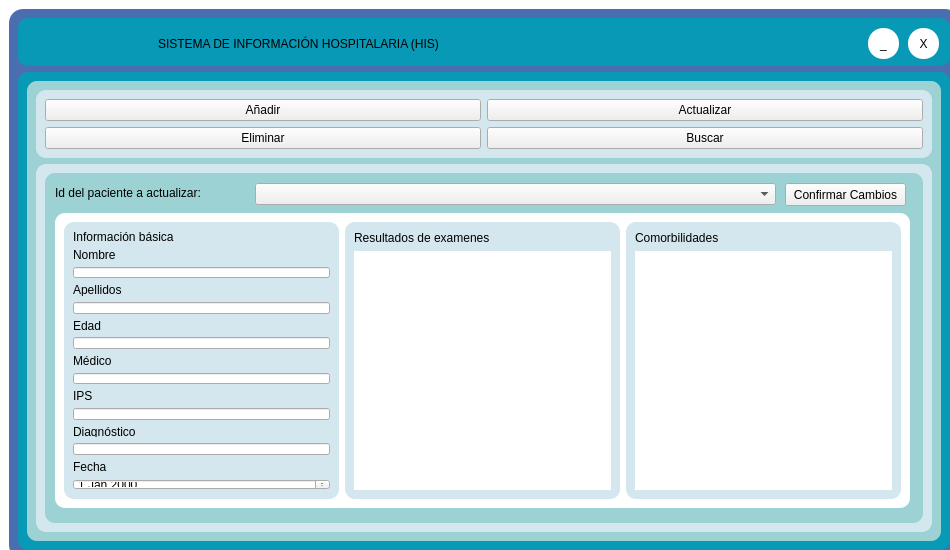
<?xml version="1.0" encoding="UTF-8"?>
<ui version="4.0">
 <class>MainWindow</class>
 <widget class="QMainWindow" name="MainWindow">
  <property name="geometry">
   <rect>
    <x>0</x>
    <y>0</y>
    <width>950</width>
    <height>550</height>
   </rect>
  </property>
  <property name="minimumSize">
   <size>
    <width>950</width>
    <height>550</height>
   </size>
  </property>
  <property name="maximumSize">
   <size>
    <width>950</width>
    <height>550</height>
   </size>
  </property>
  <property name="windowTitle">
   <string>HIS</string>
  </property>
  <property name="windowIcon">
   <iconset>
    <normaloff>imgs/hospital.png</normaloff>imgs/hospital.png</iconset>
  </property>
  <property name="styleSheet">
   <string notr="true">#MainWindow {
	border-radius: 10px;
	background-color: rgba(255, 255, 255, 0);
}
</string>
  </property>
  <property name="toolButtonStyle">
   <enum>Qt::ToolButtonIconOnly</enum>
  </property>
  <property name="documentMode">
   <bool>false</bool>
  </property>
  <property name="dockNestingEnabled">
   <bool>false</bool>
  </property>
  <widget class="QWidget" name="centralwidget">
   <property name="minimumSize">
    <size>
     <width>950</width>
     <height>550</height>
    </size>
   </property>
   <property name="maximumSize">
    <size>
     <width>950</width>
     <height>550</height>
    </size>
   </property>
   <property name="styleSheet">
    <string notr="true">#centralwidget {
	border-radius: 15px;
	background-color: rgba(255, 255, 255, 0);
}
</string>
   </property>
   <layout class="QHBoxLayout" name="horizontalLayout_3" stretch="0">
    <property name="sizeConstraint">
     <enum>QLayout::SetNoConstraint</enum>
    </property>
    <item>
     <widget class="QFrame" name="frame">
      <property name="minimumSize">
       <size>
        <width>950</width>
        <height>550</height>
       </size>
      </property>
      <property name="maximumSize">
       <size>
        <width>950</width>
        <height>550</height>
       </size>
      </property>
      <property name="styleSheet">
       <string notr="true">#frame{
background-color: #4a6eb0;
	border-color: rgb(0, 0, 0);
border-style: double;
border-radius: 14px;
}

#fAbajo, #fTitulo {
	background-color: #0799b6;
	border-radius: 10px;
}
</string>
      </property>
      <property name="frameShape">
       <enum>QFrame::StyledPanel</enum>
      </property>
      <property name="frameShadow">
       <enum>QFrame::Raised</enum>
      </property>
      <property name="lineWidth">
       <number>0</number>
      </property>
      <layout class="QVBoxLayout" name="verticalLayout_3" stretch="1,10">
       <property name="leftMargin">
        <number>9</number>
       </property>
       <property name="topMargin">
        <number>9</number>
       </property>
       <property name="rightMargin">
        <number>9</number>
       </property>
       <property name="bottomMargin">
        <number>9</number>
       </property>
       <item>
        <widget class="QFrame" name="fTitulo">
         <property name="styleSheet">
          <string notr="true">#salir_2, #minimizar {
	border-radius: 15px;
	background-color: white;
	font: 75 10pt &quot;MS Shell Dlg 2&quot;;
}

#salir_2:hover {
	background-color : red;
}

#minimizar:hover {
	background-color : #ADD8E6;
}
</string>
         </property>
         <property name="frameShape">
          <enum>QFrame::StyledPanel</enum>
         </property>
         <property name="frameShadow">
          <enum>QFrame::Raised</enum>
         </property>
         <widget class="QLabel" name="label">
          <property name="geometry">
           <rect>
            <x>140</x>
            <y>0</y>
            <width>601</width>
            <height>51</height>
           </rect>
          </property>
          <property name="styleSheet">
           <string notr="true">#label {
	
	font: 75 20pt &quot;MS Shell Dlg 2&quot;;
}</string>
          </property>
          <property name="text">
           <string>SISTEMA DE INFORMACIÓN HOSPITALARIA (HIS)</string>
          </property>
         </widget>
         <widget class="QPushButton" name="salir_2">
          <property name="geometry">
           <rect>
            <x>890</x>
            <y>10</y>
            <width>31</width>
            <height>31</height>
           </rect>
          </property>
          <property name="text">
           <string>X</string>
          </property>
         </widget>
         <widget class="QLabel" name="label_5">
          <property name="geometry">
           <rect>
            <x>20</x>
            <y>10</y>
            <width>31</width>
            <height>31</height>
           </rect>
          </property>
          <property name="text">
           <string/>
          </property>
          <property name="pixmap">
           <pixmap>imgs/hospital.png</pixmap>
          </property>
          <property name="scaledContents">
           <bool>true</bool>
          </property>
         </widget>
         <widget class="QPushButton" name="minimizar">
          <property name="geometry">
           <rect>
            <x>850</x>
            <y>10</y>
            <width>31</width>
            <height>31</height>
           </rect>
          </property>
          <property name="text">
           <string>_</string>
          </property>
         </widget>
        </widget>
       </item>
       <item>
        <widget class="QFrame" name="fAbajo">
         <property name="styleSheet">
          <string notr="true">#frame_2, #frame_3, #frame_4, #stackedWidget {
	border-radius: 10px 10px 5px 5px;
	border-color: rgb(0, 0, 0);
	background-color: #9cd2d3;
}</string>
         </property>
         <property name="frameShape">
          <enum>QFrame::StyledPanel</enum>
         </property>
         <property name="frameShadow">
          <enum>QFrame::Raised</enum>
         </property>
         <layout class="QHBoxLayout" name="horizontalLayout" stretch="0">
          <item>
           <widget class="QFrame" name="frame_4">
            <property name="styleSheet">
             <string notr="true">#frame_2, #frame_3{
	background-color:#D4E7EE;
}</string>
            </property>
            <property name="frameShape">
             <enum>QFrame::StyledPanel</enum>
            </property>
            <property name="frameShadow">
             <enum>QFrame::Raised</enum>
            </property>
            <layout class="QVBoxLayout" name="verticalLayout_2" stretch="1,6">
             <property name="leftMargin">
              <number>9</number>
             </property>
             <property name="topMargin">
              <number>9</number>
             </property>
             <property name="rightMargin">
              <number>9</number>
             </property>
             <property name="bottomMargin">
              <number>9</number>
             </property>
             <item>
              <widget class="QFrame" name="frame_2">
               <property name="styleSheet">
                <string notr="true"/>
               </property>
               <property name="frameShape">
                <enum>QFrame::StyledPanel</enum>
               </property>
               <property name="frameShadow">
                <enum>QFrame::Raised</enum>
               </property>
               <layout class="QGridLayout" name="gridLayout" rowstretch="1,1,0,0" columnstretch="1,1">
                <item row="2" column="1">
                 <widget class="QPushButton" name="acBoton">
                  <property name="text">
                   <string>Actualizar</string>
                  </property>
                  <property name="icon">
                   <iconset>
                    <normaloff>imgs/actualizar-flecha.png</normaloff>imgs/actualizar-flecha.png</iconset>
                  </property>
                 </widget>
                </item>
                <item row="3" column="0">
                 <widget class="QPushButton" name="eBoton">
                  <property name="text">
                   <string>Eliminar</string>
                  </property>
                  <property name="icon">
                   <iconset>
                    <normaloff>imgs/eliminar.png</normaloff>imgs/eliminar.png</iconset>
                  </property>
                 </widget>
                </item>
                <item row="3" column="1">
                 <widget class="QPushButton" name="bBoton">
                  <property name="text">
                   <string>Buscar</string>
                  </property>
                  <property name="icon">
                   <iconset>
                    <normaloff>imgs/buscar.png</normaloff>imgs/buscar.png</iconset>
                  </property>
                 </widget>
                </item>
                <item row="2" column="0">
                 <widget class="QPushButton" name="aBoton">
                  <property name="text">
                   <string>Añadir</string>
                  </property>
                  <property name="icon">
                   <iconset>
                    <normaloff>imgs/anadir.png</normaloff>imgs/anadir.png</iconset>
                  </property>
                 </widget>
                </item>
               </layout>
              </widget>
             </item>
             <item>
              <widget class="QFrame" name="frame_3">
               <property name="frameShape">
                <enum>QFrame::StyledPanel</enum>
               </property>
               <property name="frameShadow">
                <enum>QFrame::Raised</enum>
               </property>
               <layout class="QVBoxLayout" name="verticalLayout">
                <item>
                 <widget class="QStackedWidget" name="stackedWidget">
                  <property name="currentIndex">
                   <number>2</number>
                  </property>
                  <widget class="QWidget" name="buscar">
                   <widget class="QLabel" name="label_2">
                    <property name="geometry">
                     <rect>
                      <x>10</x>
                      <y>10</y>
                      <width>181</width>
                      <height>20</height>
                     </rect>
                    </property>
                    <property name="styleSheet">
                     <string notr="true">#label_2{
	text-align:center;
	font: 75 12pt &quot;MS Shell Dlg 2&quot;;
}</string>
                    </property>
                    <property name="frameShadow">
                     <enum>QFrame::Plain</enum>
                    </property>
                    <property name="text">
                     <string>Id del paciente a buscar: </string>
                    </property>
                   </widget>
                   <widget class="QComboBox" name="comboBox_3">
                    <property name="geometry">
                     <rect>
                      <x>190</x>
                      <y>10</y>
                      <width>671</width>
                      <height>22</height>
                     </rect>
                    </property>
                   </widget>
                   <widget class="QTextBrowser" name="textBrowser">
                    <property name="geometry">
                     <rect>
                      <x>10</x>
                      <y>41</y>
                      <width>851</width>
                      <height>291</height>
                     </rect>
                    </property>
                   </widget>
                  </widget>
                  <widget class="QWidget" name="eliminar">
                   <widget class="QLabel" name="label_3">
                    <property name="geometry">
                     <rect>
                      <x>10</x>
                      <y>10</y>
                      <width>191</width>
                      <height>20</height>
                     </rect>
                    </property>
                    <property name="styleSheet">
                     <string notr="true">#label_3{
	text-align:center;
	font: 75 12pt &quot;MS Shell Dlg 2&quot;;
}</string>
                    </property>
                    <property name="frameShadow">
                     <enum>QFrame::Plain</enum>
                    </property>
                    <property name="text">
                     <string>Id del paciente a eliminar: </string>
                    </property>
                   </widget>
                   <widget class="QComboBox" name="comboBox_2">
                    <property name="geometry">
                     <rect>
                      <x>200</x>
                      <y>10</y>
                      <width>660</width>
                      <height>25</height>
                     </rect>
                    </property>
                   </widget>
                   <widget class="QPushButton" name="confirm">
                    <property name="geometry">
                     <rect>
                      <x>384</x>
                      <y>40</y>
                      <width>110</width>
                      <height>30</height>
                     </rect>
                    </property>
                    <property name="text">
                     <string>Eliminar</string>
                    </property>
                    <property name="icon">
                     <iconset>
                      <normaloff>imgs/eliminar.png</normaloff>imgs/eliminar.png</iconset>
                    </property>
                   </widget>
                   <widget class="QLineEdit" name="deletedd">
                    <property name="enabled">
                     <bool>false</bool>
                    </property>
                    <property name="geometry">
                     <rect>
                      <x>10</x>
                      <y>80</y>
                      <width>851</width>
                      <height>25</height>
                     </rect>
                    </property>
                   </widget>
                  </widget>
                  <widget class="QWidget" name="actualizar">
                   <widget class="QLabel" name="label_4">
                    <property name="geometry">
                     <rect>
                      <x>10</x>
                      <y>10</y>
                      <width>201</width>
                      <height>20</height>
                     </rect>
                    </property>
                    <property name="styleSheet">
                     <string notr="true">#label_4{
	text-align:center;
	font: 75 12pt &quot;MS Shell Dlg 2&quot;;
}</string>
                    </property>
                    <property name="frameShadow">
                     <enum>QFrame::Plain</enum>
                    </property>
                    <property name="text">
                     <string>Id del paciente a actualizar:</string>
                    </property>
                   </widget>
                   <widget class="QComboBox" name="comboBox">
                    <property name="geometry">
                     <rect>
                      <x>210</x>
                      <y>10</y>
                      <width>521</width>
                      <height>22</height>
                     </rect>
                    </property>
                   </widget>
                   <widget class="QFrame" name="frame_5">
                    <property name="geometry">
                     <rect>
                      <x>10</x>
                      <y>40</y>
                      <width>855</width>
                      <height>295</height>
                     </rect>
                    </property>
                    <property name="minimumSize">
                     <size>
                      <width>855</width>
                      <height>295</height>
                     </size>
                    </property>
                    <property name="maximumSize">
                     <size>
                      <width>855</width>
                      <height>295</height>
                     </size>
                    </property>
                    <property name="styleSheet">
                     <string notr="true">#frame_5{border-radius: 10px;
border-color: blue;

background-color: rgb(255, 255, 255);}

#comorb, #info, #exam {
border-radius: 10px;
background-color: #D4E7EE;
}

.QTextEdit{
	border-radius:10px;
}</string>
                    </property>
                    <property name="frameShape">
                     <enum>QFrame::StyledPanel</enum>
                    </property>
                    <property name="frameShadow">
                     <enum>QFrame::Raised</enum>
                    </property>
                    <layout class="QHBoxLayout" name="horizontalLayout_2" stretch="1,1,1">
                     <item>
                      <widget class="QFrame" name="info">
                       <property name="styleSheet">
                        <string notr="true">.QLabel, .QLineEdit{
	font: 6pt &quot;MS Shell Dlg 2&quot;;
}</string>
                       </property>
                       <property name="frameShape">
                        <enum>QFrame::StyledPanel</enum>
                       </property>
                       <property name="frameShadow">
                        <enum>QFrame::Raised</enum>
                       </property>
                       <layout class="QVBoxLayout" name="verticalLayout_4">
                        <item>
                         <widget class="QLabel" name="label_6">
                          <property name="text">
                           <string>Información básica</string>
                          </property>
                         </widget>
                        </item>
                        <item>
                         <widget class="QLabel" name="label_7">
                          <property name="text">
                           <string>Nombre</string>
                          </property>
                         </widget>
                        </item>
                        <item>
                         <widget class="QLineEdit" name="nombre">
                          <property name="text">
                           <string/>
                          </property>
                         </widget>
                        </item>
                        <item>
                         <widget class="QLabel" name="label_8">
                          <property name="text">
                           <string>Apellidos</string>
                          </property>
                         </widget>
                        </item>
                        <item>
                         <widget class="QLineEdit" name="apellidos"/>
                        </item>
                        <item>
                         <widget class="QLabel" name="label_9">
                          <property name="text">
                           <string>Edad</string>
                          </property>
                         </widget>
                        </item>
                        <item>
                         <widget class="QLineEdit" name="edad"/>
                        </item>
                        <item>
                         <widget class="QLabel" name="label_10">
                          <property name="text">
                           <string>Médico</string>
                          </property>
                         </widget>
                        </item>
                        <item>
                         <widget class="QLineEdit" name="medico"/>
                        </item>
                        <item>
                         <widget class="QLabel" name="label_11">
                          <property name="text">
                           <string>IPS</string>
                          </property>
                         </widget>
                        </item>
                        <item>
                         <widget class="QLineEdit" name="ips"/>
                        </item>
                        <item>
                         <widget class="QLabel" name="label_12">
                          <property name="text">
                           <string>Diagnóstico</string>
                          </property>
                         </widget>
                        </item>
                        <item>
                         <widget class="QLineEdit" name="diagnostico"/>
                        </item>
                        <item>
                         <widget class="QLabel" name="label_13">
                          <property name="text">
                           <string>Fecha</string>
                          </property>
                         </widget>
                        </item>
                        <item>
                         <widget class="QDateEdit" name="fecha"/>
                        </item>
                       </layout>
                      </widget>
                     </item>
                     <item>
                      <widget class="QFrame" name="exam">
                       <property name="frameShape">
                        <enum>QFrame::StyledPanel</enum>
                       </property>
                       <property name="frameShadow">
                        <enum>QFrame::Raised</enum>
                       </property>
                       <layout class="QVBoxLayout" name="verticalLayout_5">
                        <item>
                         <widget class="QLabel" name="label_14">
                          <property name="text">
                           <string>Resultados de examenes</string>
                          </property>
                         </widget>
                        </item>
                        <item>
                         <widget class="QTextEdit" name="examte"/>
                        </item>
                       </layout>
                      </widget>
                     </item>
                     <item>
                      <widget class="QFrame" name="comorb">
                       <property name="frameShape">
                        <enum>QFrame::StyledPanel</enum>
                       </property>
                       <property name="frameShadow">
                        <enum>QFrame::Raised</enum>
                       </property>
                       <layout class="QVBoxLayout" name="verticalLayout_6">
                        <item>
                         <widget class="QLabel" name="label_15">
                          <property name="text">
                           <string>Comorbilidades</string>
                          </property>
                         </widget>
                        </item>
                        <item>
                         <widget class="QTextEdit" name="combte"/>
                        </item>
                       </layout>
                      </widget>
                     </item>
                    </layout>
                   </widget>
                   <widget class="QPushButton" name="updaterr">
                    <property name="geometry">
                     <rect>
                      <x>740</x>
                      <y>10</y>
                      <width>121</width>
                      <height>23</height>
                     </rect>
                    </property>
                    <property name="text">
                     <string>Confirmar Cambios</string>
                    </property>
                   </widget>
                  </widget>
                 </widget>
                </item>
               </layout>
              </widget>
             </item>
            </layout>
           </widget>
          </item>
         </layout>
        </widget>
       </item>
      </layout>
     </widget>
    </item>
   </layout>
  </widget>
 </widget>
 <resources>
  <include location="res.qrc"/>
 </resources>
 <connections/>
</ui>
